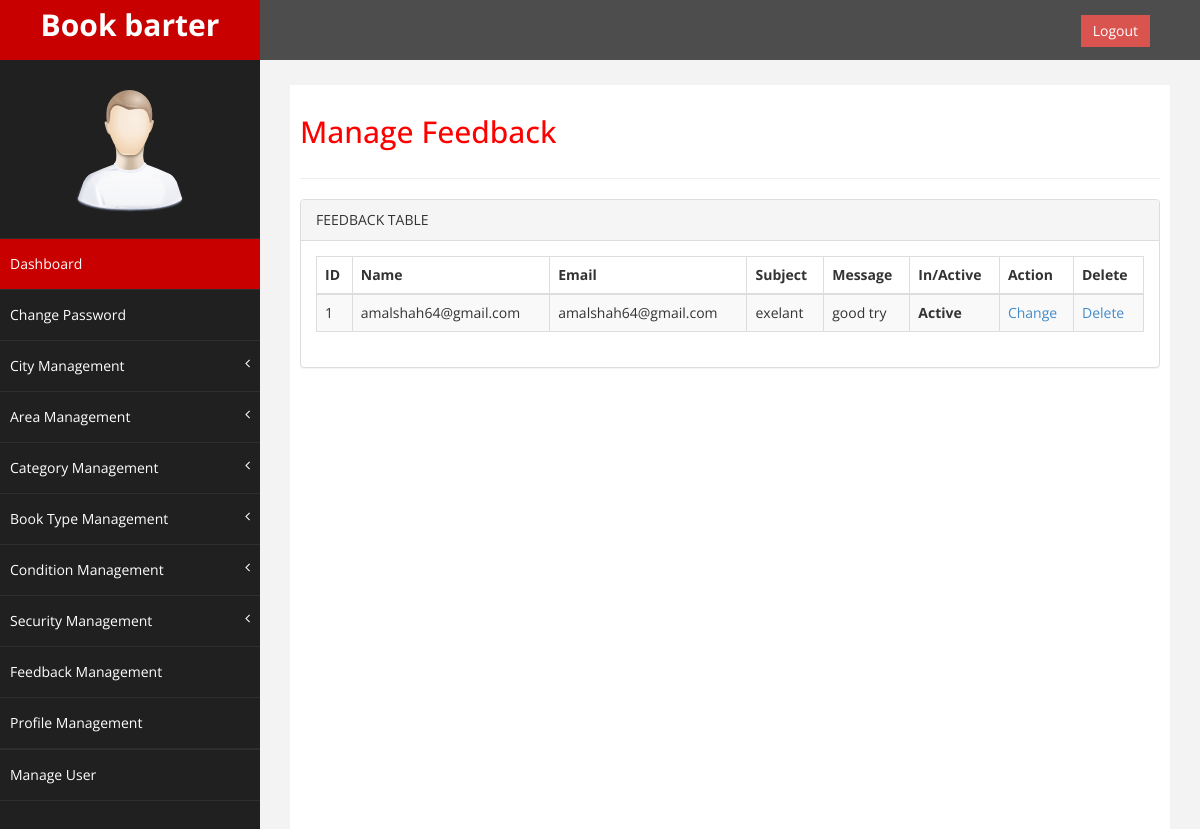
The app's page /admin/feedback.php with its own data.
### tables this page shows
CREATE TABLE `feedback_table` (
  `id` int(20) NOT NULL,
  `user_id` int(20) NOT NULL,
  `user_name` varchar(255) NOT NULL,
  `user_email` varchar(255) NOT NULL,
  `subject` varchar(255) NOT NULL,
  `msg` varchar(255) NOT NULL,
  `is_active` int(2) NOT NULL
);

### admin/feedback.php (the view, shortened to what this page needs)
<?php
require "common/header.php";
require 'dbconnect.php';
$qry = "SELECT id, user_name,user_email,subject,msg,is_active FROM feedback_table WHERE is_active!=2";
$rs = mysqli_query($conn,$qry);
?>    <div id="wrapper">
        <nav class="navbar navbar-default navbar-cls-top " role="navigation" style="margin-bottom: 0">
            <div class="navbar-header">
                <a class="navbar-brand" href="dashboard.php">Book barter</a>
            </div>
  <div style="color: white;
padding: 15px 50px 5px 50px;
float: right;
font-size: 16px;">  <a href="logout.php" class="btn btn-danger square-btn-adjust">Logout</a> </div>
      </nav>
<?php
  require "common/navigation.php";
?>
          <div id="page-wrapper" >
            <div id="page-inner">
                <div class="row">
                    <div class="col-md-12">
                     <h2>Manage Feedback</h2>
                    </div>
                </div>
                  <hr />
                  <div class="row">
                <div class="col-md-12">
                    <div class="panel panel-default">
                        <div class="panel-heading">
                             FEEDBACK TABLE
                        </div>
                        <div class="panel-body">
                            <div class="table-responsive">
                                <table class="table table-striped table-bordered table-hover" id="">
                                    <thead>
                                        <tr>
                                            <th>ID</th>
                                            <th>Name</th>
                                            <th>Email</th>
                                            <th>Subject</th>
                                            <th>Message</th>
                                            <th>In/Active</th>
                                            <th>Action</th>
                                            <th>Delete</th>
                                        </tr>
                                                                </thead>
                            <?php
                            if(mysqli_num_rows($rs) > 0)
                                {
                                    while($row = mysqli_fetch_assoc($rs))
                                    {
                            ?>
                                <tbody>
                                    <tr class="odd gradeX">
                                    <td><?php echo $row['id']; ?></td>
                                    <td><?php echo $row['user_name'];?></td>
                                    <td><?php echo $row['user_email'];?></td>
                                    <td><?php echo $row['subject'];?></td>
                                    <td><?php echo $row['msg'];?></td>
                                    <th><?php if($row['is_active']==1){echo "Active";}else{echo "Blocked";} ?></th>
                                    <td><a href="actionfeedback.php?id=<?php echo $row['id']; ?>&status=<?php echo $row['is_active']; ?>">Change</a></td>
                                    <td><a href="deletefeedback.php?id=<?php echo $row['id']; ?>">Delete</a></td>
                                </tr>
                            <?php   }
                                }
                                else
                                {
                                echo "0 Rows Returned!";
                                }
                            ?>
                                    </tbody>
                                </table>
                            </div>
                        </div>
                    </div>
                </div>
            </div>
        </div>
    </div>
    <?php require "common/footer.php";
     ?>

### admin/css/custom.css (style rules this page uses)
body { font-family: 'Open Sans', sans-serif; }
#wrapper { width: 100%; background:#202020; }
#page-wrapper { padding: 15px 15px; min-height: 600px; background:#F3F3F3; }
#page-inner { width:100%; margin:10px 20px 10px 0px; background-color:#fff!important; padding:10px; min-height:1200px; }
h2 { color: #f00; }
.square-btn-adjust { border: 0px solid transparent; -webkit-border-radius: 0px; -moz-border-radius: 0px; border-radius: 0px; }
.navbar-cls-top .navbar-brand { color: #fff; background: #C90000; width: 260px; text-align: center; height: 60px; font-size: 30px; font-weight: 700; }
.navbar-cls-top { background:#4D4D4D; border-bottom:none; }
.navbar-default { border:0px solid black; }
.navbar-header { background: #A70303; }
@media (min-width:768px) { #page-wrapper { margin: 0 0 0 260px; padding: 15px 30px; min-height: 1200px; } }
@media (min-width:768px) { .navbar { border-radius: 0px; } }

### records on screen
feedback_table: id "1", user_name "amalshah64@gmail.com", user_email "amalshah64@gmail.com", subject "exelant", msg "good try", is_active "Active"
